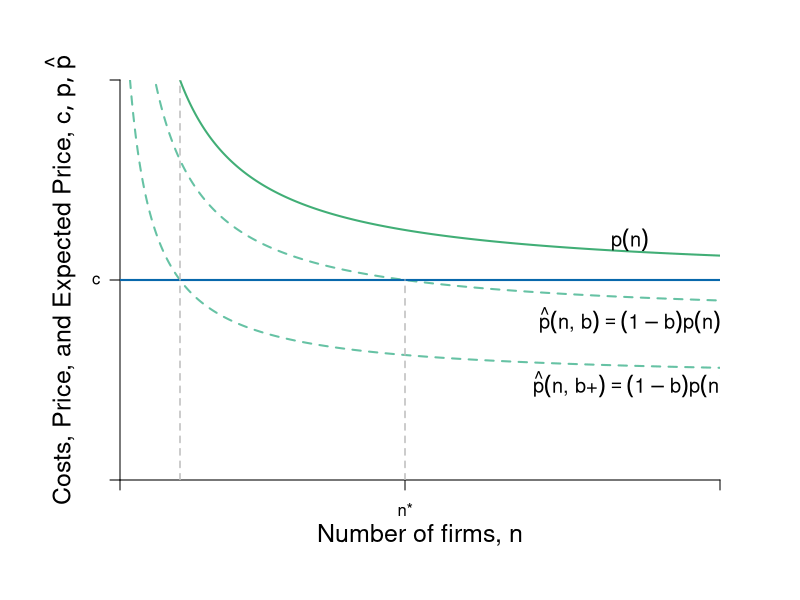

This chart was generated by the following R code:
require(shape)
pdf(file = "competitionmarkets/LRn_Dec_BTE.pdf", width = 9, height = 7)

#Set parameters for graphics
axislabelsize <- 1.5
labelsize <- 1.2
graphlinewidth <- 2
segmentlinewidth <- 1.5

COL <- c("#7fc97f", "#beaed4", "#fdc086", "#ffff99", "#386cb0", "#f0027f", "#bf5b17", "#666666")
COLA <- c("#e0f3db", "#99d8c9","#66c2a4","#41ae76", "#238b45", "#005824")
COLB <- c("#c6dbef", "#4eb3d3", "#2b8cbe", "#0868ac","#084081")
COLC <- c("#fcfbfd", "#efedf5", "#dadaeb", "#bcbddc", "#9e9ac8", "#807dba", "#6a51a3", "#54278f", "#3f007d")

par(mar =  c(6, 6, 4, 4))

Profit <- function(n, pbar = 60, c = 10, beta = 0.5) {
  (pbar - c)^2 / (((n + 1)^2)*beta)
}

totaln <- function(pi, pbar = 60, c = 10, beta = 0.5){
  (pbar - c)/(sqrt(pi*beta)) - 1
}

cournotPrice <- function(n, pbar = 60, c = 10) {
  c + (1/(n+1))*(pbar - c)
}


# Barriers to entry
# Inputs: Probability of BTE (b) and number of firms
# Outputs: Price Level at some n
bte <- function(n, b = 0) {
  cournotPrice(n)*(1-b)
}

nstar <- function(b, pbar = 60, c = 10){
  (pbar*(1 - b) - c) / (b*c)
}

#Levels for the barriers to entry specified here
barriers <- c(0.2, 0.5, 0.71, 0)

xlims <- c(0, 40)
ylims <- c(0, 20)

plot(0, 0, xlim = xlims, ylim = ylims, type = "n",
     xlab = expression(paste("")),
     ylab = expression(paste("")), 
     xaxt = "n", 
     yaxt = "n", 
     cex.lab = axislabelsize, 
     bty = "n",
     xaxs="i", 
     yaxs="i")

# ticksy <- seq(from = 0, to = ylims[2], by = 2)
# ylabels <- seq(from = 0, to = ylims[2], by = 2)
# ticksx <- seq(from = 0, to = xlims[2], by = 2)
# xlabels <- seq(from = 0, to = xlims[2], by = 2)
ticksy <- c(0, 10, ylims[2])
ylabels <- c(NA, expression(c), NA)
ticksx <- c(0, nstar(b = barriers[1]), xlims[2])
xlabels <- c(NA, expression(paste(n,"*")), NA)

axis(1, at = ticksx, pos = 0, labels = xlabels)
axis(2, at = ticksy, pos = 0, labels = ylabels, las = 1)

npts <- 500 
xx1 <- seq(xlims[1], xlims[2], length.out = npts)

#Lines for barrier graph
#lines(xx1, bte(n = xx1, b = barriers[3]), col = COLA[3], lty = 2, lwd = segmentlinewidth)
#lines(xx1, bte(n = xx1, b = barriers[2]), col = COLA[3], lty = 2, lwd = segmentlinewidth)
lines(xx1, bte(n = xx1, b = barriers[1]), col = COLA[3], lty = 2, lwd = graphlinewidth)
lines(xx1, bte(n = xx1, b = barriers[2]), col = COLA[3], lty = 2, lwd = graphlinewidth)

#Price with no barriers
# No Barrier --- Green
lines(xx1, cournotPrice(xx1, c = 10), col = COLA[4], lwd = graphlinewidth) 

# lines(xx1, Profit(xx1, c = 0.25), col = COLA[4], lty = 2, lwd = segmentlinewidth)

#Label axes
mtext(expression(paste("Number of firms, ", n)), side=1, line = 2.5, cex = axislabelsize)
text(-4, 0.5*ylims[2], expression(paste("Costs, Price, and Expected Price, ", list(c, p, hat(p)) )), xpd = TRUE, cex = axislabelsize, srt = 90) 

#Arrows(18, 6.8, 18, 4.5, col = "black", lty = 1, code = 2, lwd = 2, arr.type = "triangle", arr.lwd = 0.5)
# text(16, 5.75, expression(paste("Decrease in ", rho)), cex = labelsize)


# Eq labels
text(34, 12, expression(paste(p(n))), cex = labelsize)
text(34, 8, expression(paste(hat(p)*("n, b") == (1-b)*p(n) )), cex = labelsize)
text(34, 4.8, expression(paste(hat(p)*("n, b+") == (1-b)*p(n) )), cex = labelsize)


# line for the marginal cost
segments(0, 10, xlims[2], 10, 
         lty = 1, col = COLB[4] , lwd = graphlinewidth
         )

segments(nstar(b = barriers[1]), 0, nstar(b = barriers[1]), bte(n = nstar(b = barriers[1]), b = barriers[1]), 
         lty = 2, col = "gray", lwd = segmentlinewidth
         )

segments(nstar(b = barriers[2]), 0, nstar(b = barriers[2]), cournotPrice(n = nstar(b = barriers[3])), 
         lty = 2, col = "gray", lwd = segmentlinewidth
         )

# segments(4.5, 0, 4.5, 6.8, lty = 2, col = "grey", lwd = segmentlinewidth)
# segments(0, 6.8, 4.5, 6.8, lty = 2, col = "grey", lwd = segmentlinewidth)
# 

#This should probably have a loop, but I haven't worked it out. 
points(nstar(b = barriers[4]), bte(n = nstar(b = barriers[4]), b = barriers[4]), pch = 16, col = "black", cex = 1.5)
# points(nstar(b = barriers[2]), bte(n = nstar(b = barriers[2]), b = barriers[2]), pch = 16, col = "black", cex = 1.5)
# points(nstar(b = barriers[3]), bte(n = nstar(b = barriers[3]), b = barriers[3]), pch = 16, col = "black", cex = 1.5)

dev.off()
